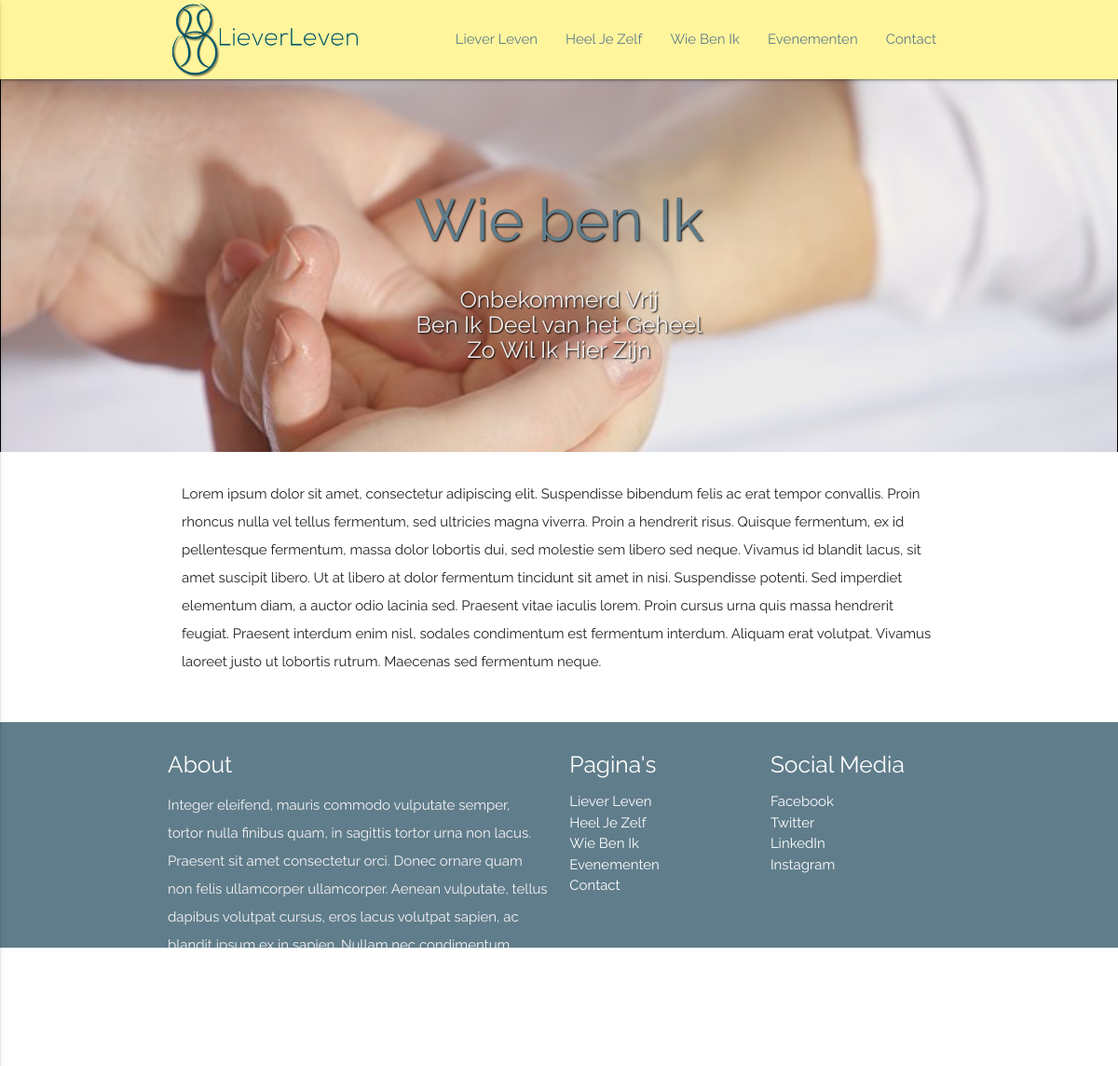
/content/wiebenik/, run on the app's committed database.
### haiku_app/models.py (models this page shows, shortened)
class Haiku(models.Model):
    timestamp = models.DateTimeField(auto_now=False, auto_now_add=True)
    title = models.CharField(max_length=256)
    url_title = models.CharField(max_length=32, default='hello')
    image = models.ImageField(upload_to="img", blank=True)
    line_one = models.CharField(max_length=64)
    line_two = models.CharField(max_length=64)
    line_three = models.CharField(max_length=64)
    text = models.TextField()
    class Meta:
        verbose_name = "Haiku"
        verbose_name_plural = "Haiku's"

### haiku_app/views.py (the view)
# urls.py: url(r'^(?P<title_obj>[\w\-]+)/$', views.detailed, name='EvenementDetailed'),
def detailed(request, title_obj):
    haiku = Haiku.objects.get(url_title=title_obj)
    context = {
        'haiku': haiku,
    }
    return render(request, 'detailed.html', context)

### templates/detailed.html (shortened to what this page needs)
{% load staticfiles %}
<!DOCTYPE html>
<html lang="en">
<head>
  <link href="{% static 'css/materialize.css' %}" type="text/css" rel="stylesheet" media="screen,projection"/>
  <link href="{% static 'css/style.css' %}" type="text/css" rel="stylesheet" media="screen,projection"/>
</head>
<body>
  <nav class="yellow lighten-3" role="navigation">
    <div class="nav-wrapper container">
      <a id="logo-container" href="/" class="brand-logo"><img class="that-logo" src="{% static 'img/logo.png' %}" alt="Liever Leven"></a>
      <ul class="right hide-on-med-and-down">
        <li><a href="/content/lieverleven/" class="blue-grey-text">Liever Leven</a></li>
        <li><a href="/content/heeljezelf/" class="blue-grey-text">Heel Je Zelf</a></li>
        <li><a href="/content/wiebenik/" class="blue-grey-text">Wie Ben Ik</a></li>
        <li><a href="/evenementen/" class="blue-grey-text">Evenementen</a></li>
        <li><a href="/contact/" class="blue-grey-text">Contact</a></li>
      </ul>
    </div>
  </nav>
  <div id="index-banner" class="parallax-container" style="min-height:400px;">
    <div class="section no-pad-bot">
      <div class="container">
        <br><br>
        <h1 class="header center blue-grey-text shadow-the-hedgehog">{{ haiku.title }}</h1>
        <div class="row center">
          <h5 class="header col s12 shadow-the-hedgehog">{{ haiku.line_one }}<br>{{ haiku.line_two }}<br>{{ haiku.line_three }}</h5>
        </div>
        <br><br>
      </div>
    </div>
    <div class="parallax"><img src="{{ haiku.image.url }}" alt="Unsplashed background img 1"></div>
  </div>
  <div class="container">
    <div class="section">
      <div class="row">
        <div class="col s12 m12">
          <div class="icon-block">
            <p>{{ haiku.text }}</p>
          </div>
        </div>
      </div>
    </div>
  </div>
  <footer class="page-footer blue-grey">
    <div class="container">
      <div class="row">
        <div class="col l6 s12">
          <h5 class="white-text">About</h5>
          <p class="grey-text text-lighten-4">Integer eleifend, mauris commodo vulputate semper, tortor nulla finibus quam, in sagittis tortor urna non lacus. Praesent sit amet consectetur orci. Donec ornare quam non felis ullamcorper ullamcorper. Aenean vulputate, tellus dapibus volutpat cursus, eros lacus volutpat sapien, ac blandit ipsum ex in sapien. Nullam nec condimentum libero. In vitae.</p>
        </div>
        <div class="col l3 s12">
          <h5 class="white-text">Pagina's</h5>
          <ul>
            <li><a class="white-text" href="/content/lieverleven/">Liever Leven</a></li>
            <li><a class="white-text" href="/content/heeljezelf/">Heel Je Zelf</a></li>
            <li><a class="white-text" href="/content/wiebenik/">Wie Ben Ik</a></li>
            <li><a class="white-text" href="/evenementen/">Evenementen</a></li>
            <li><a class="white-text" href="/contact/">Contact</a></li>
          </ul>
        </div>
        <div class="col l3 s12">
          <h5 class="white-text">Social Media</h5>
          <ul>
            <li><a class="white-text" href="#!">Facebook</a></li>
            <li><a class="white-text" href="#!">Twitter</a></li>
            <li><a class="white-text" href="#!">LinkedIn</a></li>
            <li><a class="white-text" href="#!">Instagram</a></li>
          </ul>
        </div>
      </div>
    </div>
    <div class="footer-copyright">
      <div class="container">
      &copy; 2016 De Heelmeester, Gemaakt door <a class="yellow-text text-lighten-1" href="http://petertenlohuis.nl">Peter ten Lohuis</a>
      </div>
    </div>
  </footer>
  </body>
</html>

### static/static_dev/css/style.css (style rules this page uses)
html { font-family: 'Raleway', sans-serif; }
img { display: block; margin-left: auto; margin-right: auto; border: 1px #000 solid; box-shadow: 4px 4px 5px 0px rgba(0,0,0,0.75); }
nav ul a, nav .brand-logo { color: #444; }
p { line-height: 2rem; }
.that-logo { height: 85px; border: none; box-shadow: none; }
.shadow-the-hedgehog { text-shadow: 1px 1px 2px rgba(0, 0, 0, 1); }
.parallax-container { padding-top: 70px; min-height: 500px; line-height: 0; height: auto; color: rgba(255,255,255,.9); }
.parallax-container .section { width: 100%; }
@media only screen and (min-width: 601px) { nav, nav .nav-wrapper i, nav a.button-collapse, nav a.button-collapse i { height: 85px; line-height: 85px; } }
.icon-block { padding: 0 15px; }
footer.page-footer { margin: 0; }

### data on the page
Haiku: title "Wie ben Ik", line_one "Onbekommerd Vrij", line_two "Ben Ik Deel van het Geheel", line_three "Zo Wil Ik Hier Zijn", image (picture), text "Lorem ipsum dolor sit amet, consectetur adipiscing elit. Suspendisse bibendum felis ac erat tempor convallis. Proin rhoncus nulla vel tellus fermentum, sed ultricies magna viverra. Proin a hendrerit risus. Quisque fermentum, ex id pellentesque fermentum, massa dolor lobortis dui, sed molestie sem libero sed neque. Vivamus id blandit lacus, sit amet suscipit libero. Ut at libero at dolor fermentum tincidunt sit amet in nisi. Suspendisse potenti. Sed imperdiet elementum diam, a auctor odio lacinia sed. Praesent vitae iaculis lorem. Proin cursus urna quis massa hendrerit feugiat. Praesent interdum enim nisl, sodales condimentum est fermentum interdum. Aliquam erat volutpat. Vivamus laoreet…"
